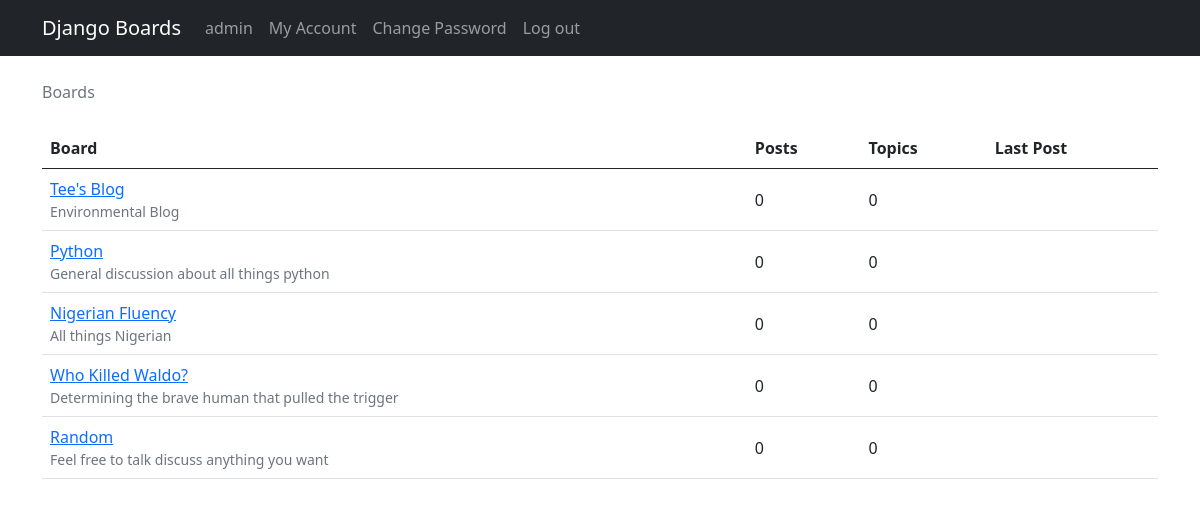
The app's page / (signed in) with its own data.
### boards/models.py (models this page shows, shortened)
class Board(models.Model):
    name = models.CharField(max_length=30, unique=True)
    description= models.CharField(max_length=100)

### boards/views.py (the view)
# urls.py: 2. Add a URL to urlpatterns:  path('', views.home, name='home')
def home(request):
    boards = Board.objects.all()
    return render(request, 'home.html', {'boards': boards})

### templates/home.html
{% extends 'base.html' %}
{% load static %}
{% load bootstrap4 %}
{% block breadcrumb %}
<li class="breadcrumb-item active">Boards</li>
{% endblock %}
{% block content%}
    <table class="table">
        <thead class="thead-inverse">
            <tr>
                <th>Board</th>
                <th>Posts</th>
                <th>Topics</th>
                <th>Last Post</th>
            </tr>
        </thead>
        <tbody>
            {% for board in boards %}
        <tr>
            <td>
                <a href="{% url 'board_topics' board.pk %}">{{ board.name }}</a><br>
                <small class="text-muted d-block">
                   {{ board.description }} </small>
            </td>
            <td class="align-middle">
                0
            </td>
            <td class="align-middle">
               0
            </td>
            <td>
            </td>
        </tr>
        {% endfor %}
        </tbody>
    </table>
    {% endblock %}

### templates/base.html (shortened to what this page needs)
{% load static %}
{% load bootstrap4 %}
<!DOCTYPE html>
<html lang="en">
<head>
    <link href="https://cdn.jsdelivr.net/npm/bootstrap@5.0.0-beta1/dist/css/bootstrap.min.css" rel="stylesheet">
    <link rel="stylesheet" href="{% static '/roseboard/static/css/bootstrap.min.css' %}">
</head>
<body>
    {% block body %}
    <nav class="navbar navbar-expand-sm navbar-dark bg-dark">
        <div class="container">
          <a class="navbar-brand" href="{% url 'home' %}">Django Boards</a>
          <div class="collapse navbar-collapse" id="mainMenu">
              {% if user.is_authenticated %}
            <ul class="navbar-nav ml-auto">
              <li class="nav-item ">
                <a class="nav-link" href="#" id="userMenu"  aria-haspopup="true" aria-expanded="false">
                  {{ user.username }}
                </a>
            </li>
            <li class="nav-item ">
                <a class="nav-link" href="#" id="userMenu"  aria-haspopup="true" aria-expanded="false">
                  My Account
                </a>
            </li>
            <li class="nav-item ">
                <a class="nav-link" href="{% url 'password_reset' %}" id="userMenu"  aria-haspopup="true" aria-expanded="false">
                  Change Password
                </a>
            </li>
            <li class="nav-item ">
                <a class="nav-link" href="{% url 'logout' %}">
                  Log out
                </a>
            </li>
        </ul>
            {% endif %}
          </div>
        </div>
      </nav>
    <div class="container">
      <ol class="breadcrumb my-4">
        {% block breadcrumb %}
        {% endblock %}
      </ol>
      {% block content %}
      {% endblock %}
    </div>
  {% endblock body %}
  </body>
</html>

### records on screen
Board: name "Tee's Blog", description "Environmental Blog"
Board: name "Python", description "General discussion about all things python"
Board: name "Nigerian Fluency", description "All things Nigerian"
Board: name "Who Killed Waldo?", description "Determining the brave human that pulled the trigger"
Board: name "Random", description "Feel free to talk discuss anything you want"

### other values on screen
{{ user.username }} "admin"
